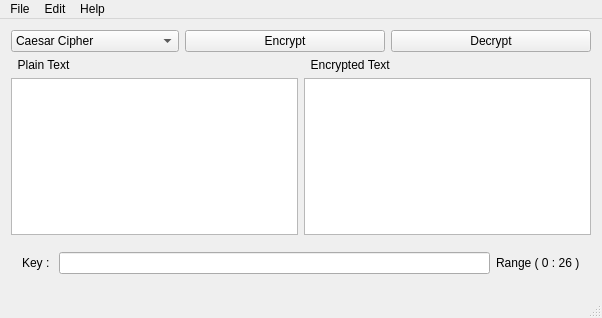
<?xml version="1.0" encoding="UTF-8"?>
<ui version="4.0">
 <class>MainWindow</class>
 <widget class="QMainWindow" name="MainWindow">
  <property name="geometry">
   <rect>
    <x>0</x>
    <y>0</y>
    <width>602</width>
    <height>318</height>
   </rect>
  </property>
  <property name="windowTitle">
   <string>Encryption Algorithms</string>
  </property>
  <widget class="QWidget" name="centralWidget">
   <layout class="QVBoxLayout" name="verticalLayout_3">
    <item>
     <layout class="QHBoxLayout" name="horizontalLayout">
      <item>
       <widget class="QComboBox" name="TypeComboBox">
        <property name="toolTip">
         <string>Choose Encryption Algorithm</string>
        </property>
        <property name="statusTip">
         <string/>
        </property>
        <item>
         <property name="text">
          <string>Caesar Cipher</string>
         </property>
        </item>
        <item>
         <property name="text">
          <string>DES</string>
         </property>
        </item>
        <item>
         <property name="text">
          <string>DES with Text</string>
         </property>
        </item>
       </widget>
      </item>
      <item>
       <widget class="QPushButton" name="EncryptionPushButton">
        <property name="sizePolicy">
         <sizepolicy hsizetype="Fixed" vsizetype="Fixed">
          <horstretch>0</horstretch>
          <verstretch>0</verstretch>
         </sizepolicy>
        </property>
        <property name="minimumSize">
         <size>
          <width>200</width>
          <height>0</height>
         </size>
        </property>
        <property name="toolTip">
         <string>Encrypt Input Text</string>
        </property>
        <property name="text">
         <string>Encrypt</string>
        </property>
       </widget>
      </item>
      <item>
       <widget class="QPushButton" name="DecryptionPushButton">
        <property name="sizePolicy">
         <sizepolicy hsizetype="Fixed" vsizetype="Fixed">
          <horstretch>0</horstretch>
          <verstretch>0</verstretch>
         </sizepolicy>
        </property>
        <property name="minimumSize">
         <size>
          <width>200</width>
          <height>0</height>
         </size>
        </property>
        <property name="toolTip">
         <string>Decrypt input text</string>
        </property>
        <property name="text">
         <string>Decrypt</string>
        </property>
       </widget>
      </item>
     </layout>
    </item>
    <item>
     <layout class="QHBoxLayout" name="horizontalLayout_2">
      <item>
       <layout class="QVBoxLayout" name="verticalLayout">
        <item>
         <widget class="QLabel" name="label">
          <property name="text">
           <string>  Plain Text</string>
          </property>
         </widget>
        </item>
        <item>
         <widget class="QPlainTextEdit" name="plainTextEdit_plain"/>
        </item>
       </layout>
      </item>
      <item>
       <layout class="QVBoxLayout" name="verticalLayout_2">
        <item>
         <widget class="QLabel" name="label_2">
          <property name="text">
           <string>  Encrypted Text</string>
          </property>
         </widget>
        </item>
        <item>
         <widget class="QPlainTextEdit" name="plainTextEdit_encrypted"/>
        </item>
       </layout>
      </item>
     </layout>
    </item>
    <item>
     <widget class="QStackedWidget" name="stackedWidget">
      <property name="frameShadow">
       <enum>QFrame::Plain</enum>
      </property>
      <property name="currentIndex">
       <number>0</number>
      </property>
      <widget class="QWidget" name="CaesarCipher">
       <layout class="QGridLayout" name="gridLayout">
        <item row="0" column="2">
         <widget class="QLineEdit" name="lineEdit_CC_key"/>
        </item>
        <item row="0" column="3">
         <widget class="QLabel" name="label_4">
          <property name="text">
           <string>Range ( 0 : 26 )</string>
          </property>
         </widget>
        </item>
        <item row="0" column="0">
         <widget class="QLabel" name="label_3">
          <property name="text">
           <string>Key : </string>
          </property>
         </widget>
        </item>
       </layout>
      </widget>
      <widget class="QWidget" name="page_2">
       <widget class="QLineEdit" name="lineEdit_PF_Secret">
        <property name="geometry">
         <rect>
          <x>60</x>
          <y>10</y>
          <width>511</width>
          <height>20</height>
         </rect>
        </property>
       </widget>
       <widget class="QLabel" name="label_5">
        <property name="geometry">
         <rect>
          <x>10</x>
          <y>10</y>
          <width>71</width>
          <height>20</height>
         </rect>
        </property>
        <property name="text">
         <string>Secret : </string>
        </property>
       </widget>
      </widget>
      <widget class="QWidget" name="page">
       <widget class="QLabel" name="label_6">
        <property name="geometry">
         <rect>
          <x>10</x>
          <y>10</y>
          <width>71</width>
          <height>20</height>
         </rect>
        </property>
        <property name="text">
         <string>Secret : </string>
        </property>
       </widget>
       <widget class="QLineEdit" name="lineEdit_DES_key">
        <property name="geometry">
         <rect>
          <x>60</x>
          <y>10</y>
          <width>511</width>
          <height>20</height>
         </rect>
        </property>
       </widget>
      </widget>
      <widget class="QWidget" name="page_3">
       <widget class="QLineEdit" name="RSA_lineEdit_p">
        <property name="geometry">
         <rect>
          <x>30</x>
          <y>10</y>
          <width>41</width>
          <height>20</height>
         </rect>
        </property>
       </widget>
       <widget class="QLabel" name="label_7">
        <property name="geometry">
         <rect>
          <x>10</x>
          <y>10</y>
          <width>21</width>
          <height>16</height>
         </rect>
        </property>
        <property name="text">
         <string>P: </string>
        </property>
       </widget>
       <widget class="QLineEdit" name="RSA_lineEdit_q">
        <property name="geometry">
         <rect>
          <x>120</x>
          <y>10</y>
          <width>41</width>
          <height>20</height>
         </rect>
        </property>
       </widget>
       <widget class="QLabel" name="label_8">
        <property name="geometry">
         <rect>
          <x>100</x>
          <y>10</y>
          <width>21</width>
          <height>16</height>
         </rect>
        </property>
        <property name="text">
         <string>Q: </string>
        </property>
       </widget>
       <widget class="QLineEdit" name="RSA_lineEdit_prkey">
        <property name="enabled">
         <bool>false</bool>
        </property>
        <property name="geometry">
         <rect>
          <x>250</x>
          <y>10</y>
          <width>121</width>
          <height>20</height>
         </rect>
        </property>
       </widget>
       <widget class="QLabel" name="label_9">
        <property name="geometry">
         <rect>
          <x>180</x>
          <y>10</y>
          <width>61</width>
          <height>16</height>
         </rect>
        </property>
        <property name="text">
         <string>Private Key: </string>
        </property>
       </widget>
       <widget class="QLabel" name="label_12">
        <property name="geometry">
         <rect>
          <x>390</x>
          <y>10</y>
          <width>61</width>
          <height>16</height>
         </rect>
        </property>
        <property name="text">
         <string>Public Key: </string>
        </property>
       </widget>
       <widget class="QLineEdit" name="RSA_lineEdit_pukey">
        <property name="enabled">
         <bool>false</bool>
        </property>
        <property name="geometry">
         <rect>
          <x>450</x>
          <y>10</y>
          <width>121</width>
          <height>20</height>
         </rect>
        </property>
       </widget>
      </widget>
      <widget class="QWidget" name="page_4">
       <widget class="QLabel" name="label_10">
        <property name="geometry">
         <rect>
          <x>500</x>
          <y>10</y>
          <width>76</width>
          <height>20</height>
         </rect>
        </property>
        <property name="text">
         <string>Numeric Value</string>
        </property>
       </widget>
       <widget class="QLabel" name="label_11">
        <property name="geometry">
         <rect>
          <x>10</x>
          <y>10</y>
          <width>28</width>
          <height>20</height>
         </rect>
        </property>
        <property name="text">
         <string>Key : </string>
        </property>
       </widget>
       <widget class="QLineEdit" name="lineEdit_rc4_key">
        <property name="geometry">
         <rect>
          <x>44</x>
          <y>10</y>
          <width>450</width>
          <height>20</height>
         </rect>
        </property>
       </widget>
      </widget>
     </widget>
    </item>
   </layout>
  </widget>
  <widget class="QMenuBar" name="menuBar">
   <property name="geometry">
    <rect>
     <x>0</x>
     <y>0</y>
     <width>602</width>
     <height>26</height>
    </rect>
   </property>
   <widget class="QMenu" name="menuFile">
    <property name="title">
     <string>File</string>
    </property>
    <addaction name="Exit"/>
   </widget>
   <widget class="QMenu" name="menuEdit">
    <property name="title">
     <string>Edit</string>
    </property>
    <addaction name="Reset"/>
    <addaction name="separator"/>
    <addaction name="ClearPlainText"/>
    <addaction name="CleaEncryptedText"/>
   </widget>
   <widget class="QMenu" name="menuHelp">
    <property name="title">
     <string>Help</string>
    </property>
    <addaction name="actionAbout_Qt"/>
   </widget>
   <addaction name="menuFile"/>
   <addaction name="menuEdit"/>
   <addaction name="menuHelp"/>
  </widget>
  <widget class="QStatusBar" name="statusBar"/>
  <action name="Reset">
   <property name="text">
    <string>Reset</string>
   </property>
   <property name="toolTip">
    <string>Reset</string>
   </property>
  </action>
  <action name="ClearPlainText">
   <property name="text">
    <string>Clear Plain Text</string>
   </property>
  </action>
  <action name="CleaEncryptedText">
   <property name="text">
    <string>Clear Encrypted Text</string>
   </property>
  </action>
  <action name="actionAbout_Qt">
   <property name="text">
    <string>About Qt</string>
   </property>
  </action>
  <action name="Exit">
   <property name="text">
    <string>Exit</string>
   </property>
  </action>
 </widget>
 <layoutdefault spacing="6" margin="11"/>
 <resources/>
 <connections/>
</ui>
